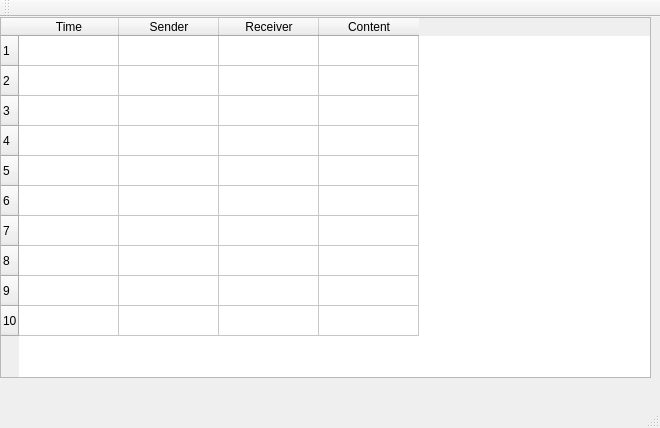
<?xml version="1.0" encoding="UTF-8"?>
<ui version="4.0">
 <class>MainWindow</class>
 <widget class="QMainWindow" name="MainWindow">
  <property name="geometry">
   <rect>
    <x>0</x>
    <y>0</y>
    <width>660</width>
    <height>428</height>
   </rect>
  </property>
  <property name="windowTitle">
   <string>MainWindow</string>
  </property>
  <widget class="QWidget" name="centralWidget">
   <widget class="QTableWidget" name="tableWidget">
    <property name="geometry">
     <rect>
      <x>0</x>
      <y>0</y>
      <width>651</width>
      <height>361</height>
     </rect>
    </property>
    <property name="rowCount">
     <number>10</number>
    </property>
    <property name="columnCount">
     <number>4</number>
    </property>
    <row/>
    <row/>
    <row/>
    <row/>
    <row/>
    <row/>
    <row/>
    <row/>
    <row/>
    <row/>
    <column>
     <property name="text">
      <string>Time</string>
     </property>
    </column>
    <column>
     <property name="text">
      <string>Sender</string>
     </property>
    </column>
    <column>
     <property name="text">
      <string>Receiver</string>
     </property>
    </column>
    <column>
     <property name="text">
      <string>Content</string>
     </property>
    </column>
   </widget>
  </widget>
  <widget class="QMenuBar" name="menuBar">
   <property name="geometry">
    <rect>
     <x>0</x>
     <y>0</y>
     <width>660</width>
     <height>23</height>
    </rect>
   </property>
  </widget>
  <widget class="QToolBar" name="mainToolBar">
   <attribute name="toolBarArea">
    <enum>TopToolBarArea</enum>
   </attribute>
   <attribute name="toolBarBreak">
    <bool>false</bool>
   </attribute>
  </widget>
  <widget class="QStatusBar" name="statusBar"/>
 </widget>
 <layoutdefault spacing="6" margin="11"/>
 <resources/>
 <connections/>
</ui>
